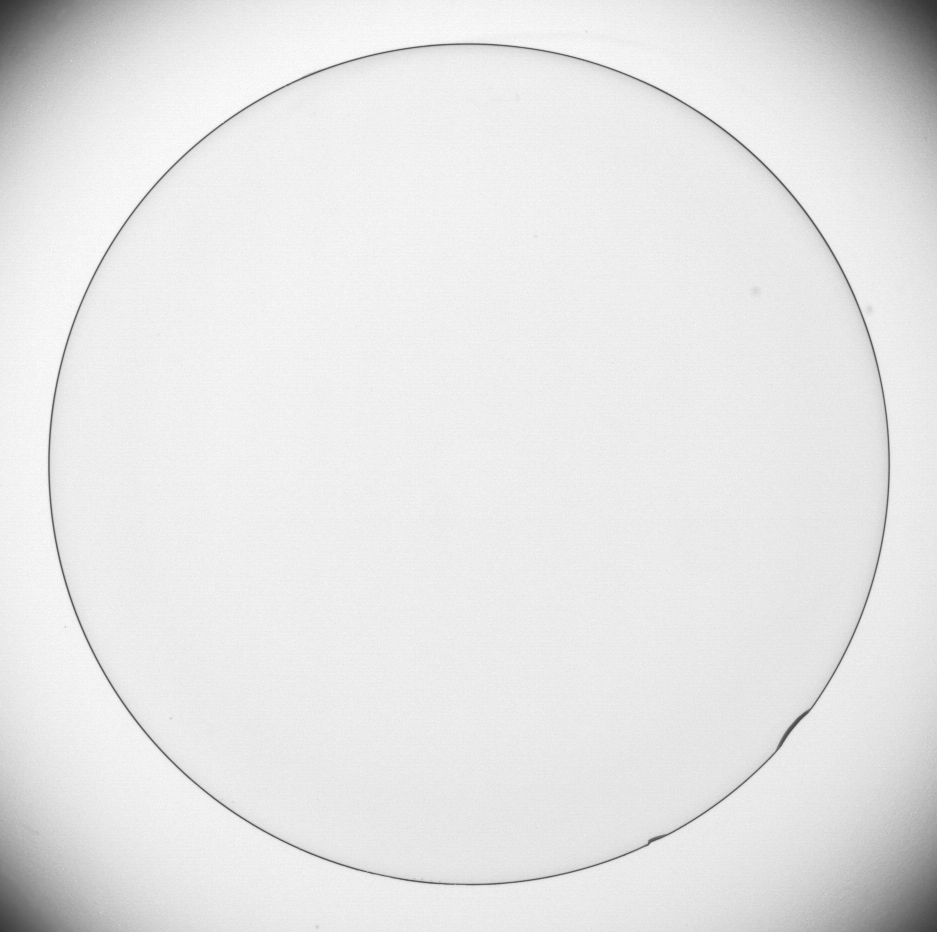
#> input picture Robert_Sobel_Laplacian/test1.tif, 937 x 932 px
$ python robert.py
#> lines starting #> are read from the running program, lines starting #| are printed output that depends on the picture
import cv2 as cv
import numpy as np
import  matplotlib.pylab as plt

def convo_filter(img, mask):
    m, n = img.shape
    img_new = np.zeros([m, n])
    for i in range(1, m-1):
        for j in range(1, n-1):
            temp = img[i-1, j-1]*mask[0, 0]\
                 + img[i-1, j]*mask[0, 1]\
                 + img[i-1, j+1]*mask[0, 2]\
                 + img[i, j-1]*mask[1, 0]\
                 + img[i, j]*mask[1, 1]\
                 + img[i, j+1]*mask[1, 2]\
                 + img[i+1, j-1]*mask[2, 0]\
                 + img[i+1, j]*mask[2, 1]\
                 + img[i+1, j+1]*mask[2, 2]
            img_new[i, j] = temp
    img_new = img_new.astype(dtype=np.uint8)
    return img_new

robert_cross_1 = np.array(([0, 0, 0],
                           [0, -1, 0],
                           [0, 0, 1]), dtype='float')

robert_cross_2 = np.array(([0, 0, 0],
                           [0, 0, -1],
                           [0, 1, 0]), dtype='float')

fig = plt.figure(figsize=(16, 9))
(ax1, ax2, ax3), (ax4, ax5, ax6) = fig.subplots(2, 3)

image = cv.imread('test1.tif', 0)
#> image is the input picture: shape (932, 937); min 50, max 255, mean 229.7
ax1.imshow(image, cmap='gray')
ax1.set_title("Original")

image_robert_1 = convo_filter(image, robert_cross_1)
#> after the loop in convo_filter, `for i in range(1, m-1):`:
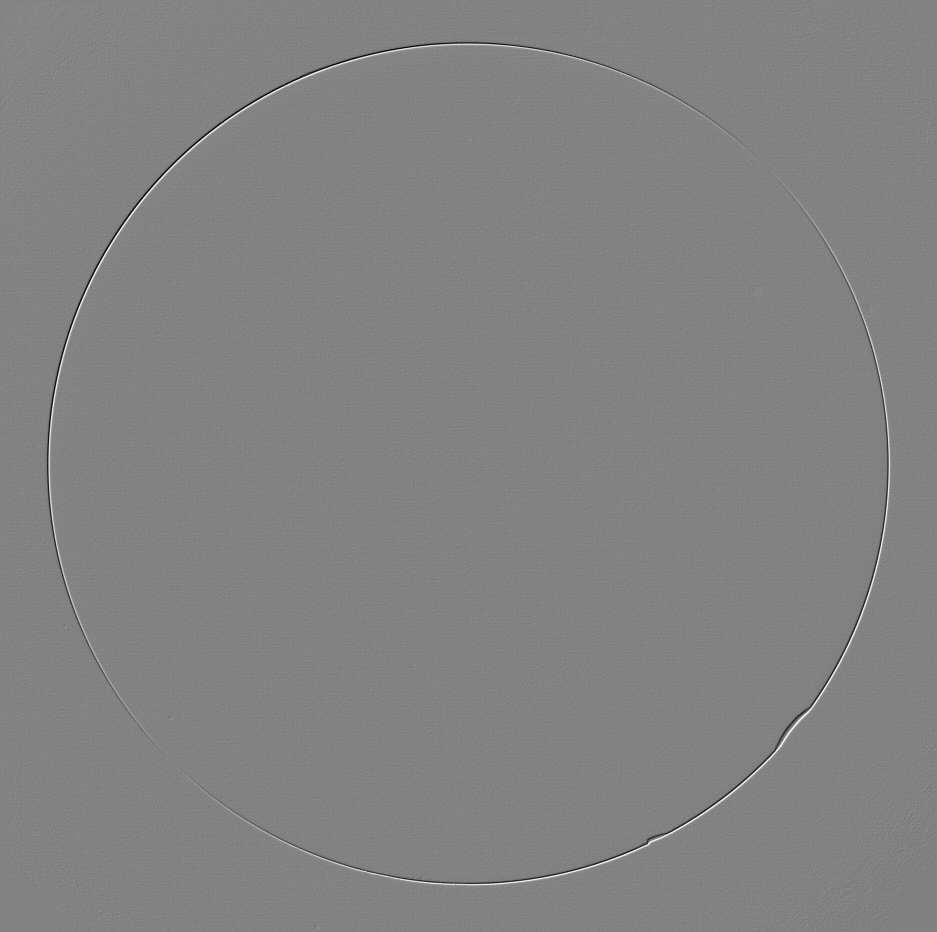
#> img_new: shape (932, 937) float64; min -137, max 130, mean 0; drawn with min black and max white
#> in convo_filter, `img_new = img_new.astype(dtype=np.uint8)`:
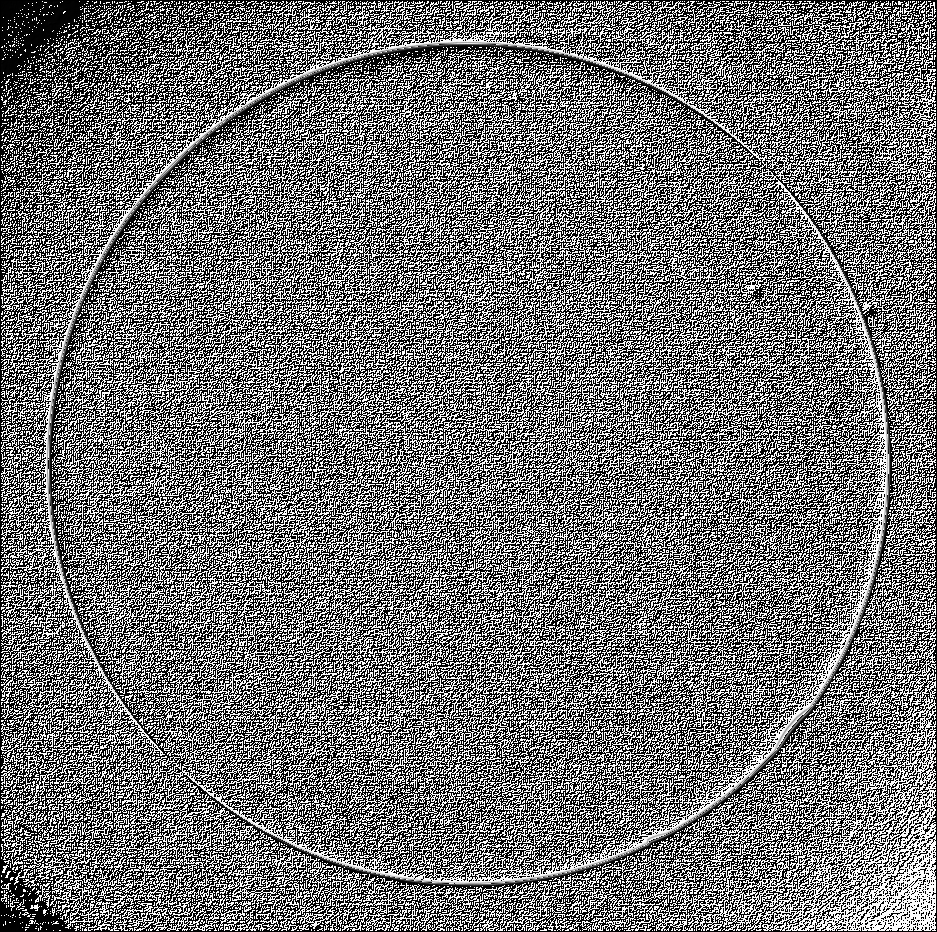
#> img_new: shape (932, 937); min 0, max 255, mean 111.8
ax2.imshow(image_robert_1, cmap='gray')
ax2.set_title("robert 1 filter")

image_robert_2 = convo_filter(image, robert_cross_2)
#> in convo_filter (call 2), `img_new = img_new.astype(dtype=np.uint8)`:
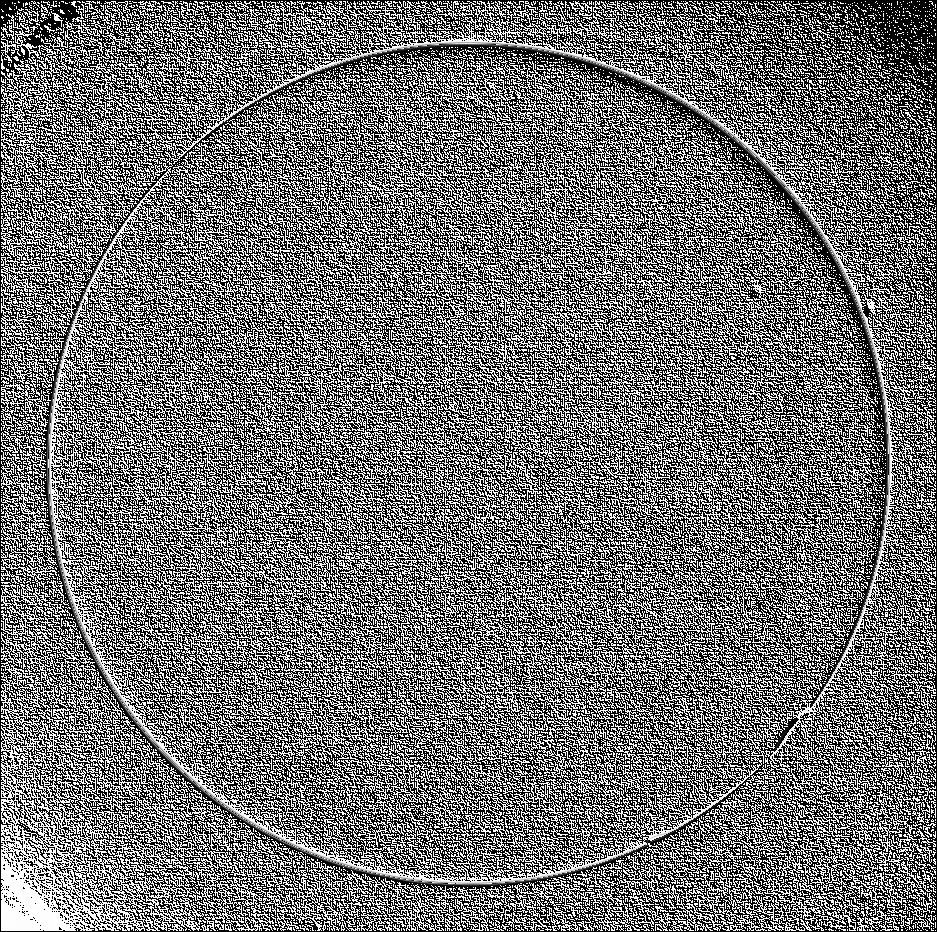
#> img_new: shape (932, 937); min 0, max 255, mean 111.1
ax3.imshow(image_robert_2, cmap='gray')
ax3.set_title("robert 2 filter")

ax4.axis('off')

image_robert_sum = image_robert_1 + image_robert_2
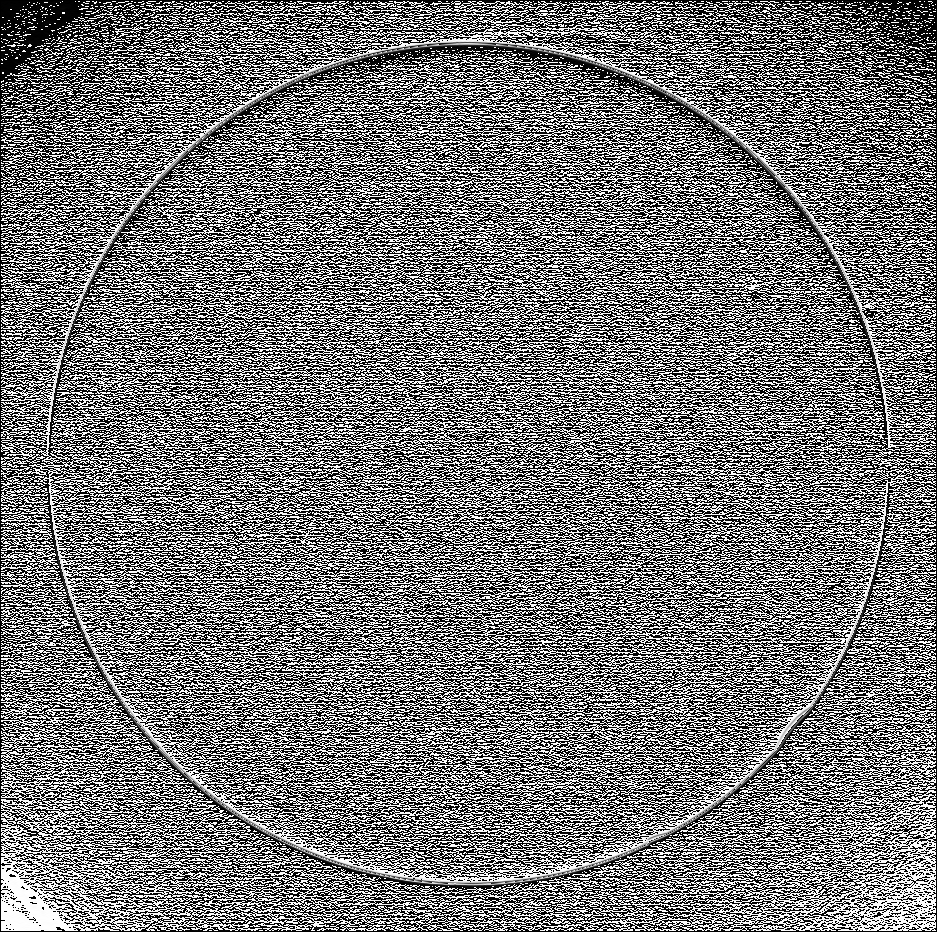
#> image_robert_sum: shape (932, 937); min 0, max 255, mean 115.8
ax5.imshow(image_robert_sum, cmap='gray')
ax5.set_title("robert sum filter")

image_new = image_robert_sum + image
ax6.imshow(image_new, cmap='gray')
ax6.set_title("Result")

plt.show()

$ run again, with Robert_Sobel_Laplacian/test2.tif copied over Robert_Sobel_Laplacian/test1.tif
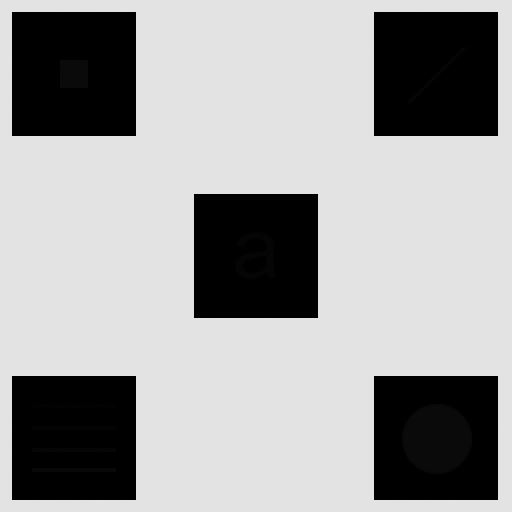
#> input picture Robert_Sobel_Laplacian/test2.tif, 512 x 512 px
#> image is the input picture: shape (512, 512); min 0, max 228, mean 160.7
#> after the loop in convo_filter, `for i in range(1, m-1):`:
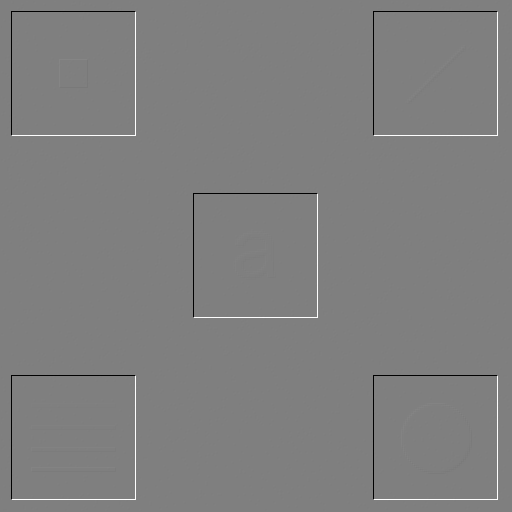
#> img_new: shape (512, 512) float64; min -228, max 228, mean 0; drawn with min black and max white
#> `image_new = image_robert_sum + image`:
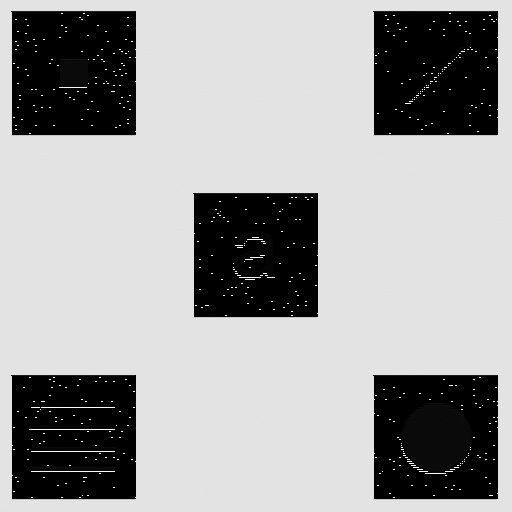
#> image_new: shape (512, 512); min 0, max 255, mean 162.1
